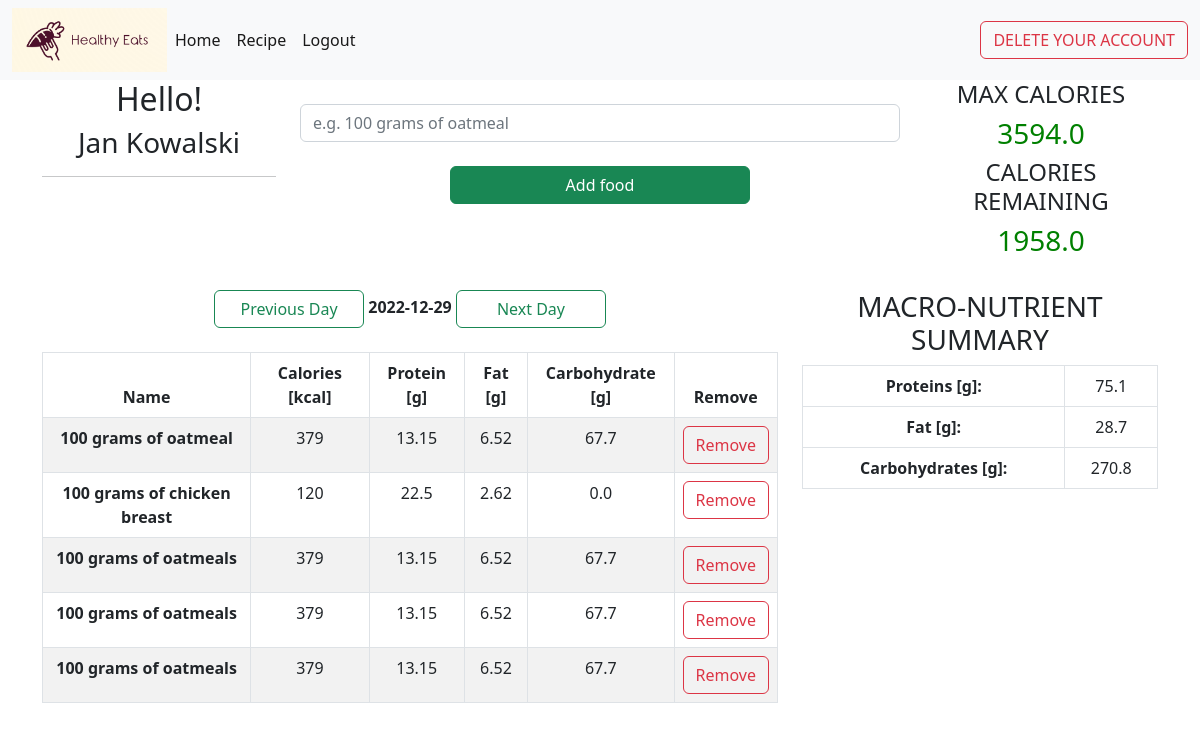
The app's page /home (signed in) with its own data.
### app.py (models this page shows, shortened)
class User(UserMixin, db.Model):
    id = db.Column(db.Integer, primary_key=True)
    username = db.Column(db.String(50), unique=True, nullable=False)
    password = db.Column(db.String(150), nullable=False)
    firstname = db.Column(db.String(50), nullable=False)
    lastname = db.Column(db.String(50), nullable=False)
    date_of_birth = db.Column(db.DateTime(), nullable=False)
    sex = db.Column(db.String(10), nullable=False)
    max_calorie = db.Column(db.Float, nullable=False)
    weight = db.Column(db.Integer, nullable=False)
    height = db.Column(db.Integer, nullable=False)
    foods = db.relationship("Food", backref='user')

class Food(db.Model):
    id = db.Column(db.Integer, primary_key=True)
    date_of_add = db.Column(db.DateTime(), nullable=False)
    name = db.Column(db.String(50), nullable=False)
    calories = db.Column(db.Integer, nullable=False)
    protein = db.Column(db.Float, default=0, nullable=False)
    fat = db.Column(db.Float, default=0)
    carbohydrates = db.Column(db.Float, default=0)
    protein_calories = db.Column(db.Float, default=0)
    fat_calories = db.Column(db.Float, default=0)
    carbohydrates_calories = db.Column(db.Float, default=0)
    user_id = db.Column(db.Integer, db.ForeignKey('user.id'), nullable=False)

### app.py (the view, shortened to what this page needs)
@app.route('/home', methods=['GET', 'POST'])
@login_required
def home():
    current_date = get_request_value_if_present()
    if request.values.get('button') == 'prev':
        current_date = current_date - datetime.timedelta(days=1)
        return redirect(url_for('home', current_date=current_date))
    elif request.values.get('button') == 'next':
        current_date = current_date + datetime.timedelta(days=1)
        return redirect(url_for('home', current_date=current_date))
    form = FoodForm()
    name_surname = " ".join([current_user.firstname, current_user.lastname])
    remaining_calories = current_user.max_calorie - count_all_calories(current_date)
    return render_template("home.html", form=form, name_surname=name_surname, max_calorie=current_user.max_calorie,
                           remaining_calories=remaining_calories, all_foods=all_foods(current_date),
                           all_protein=all_protein(current_date), all_fat=all_fat(current_date),
                           all_carbohydrates=all_carbohydrates(current_date), user=current_user,
                           current_date=current_date)

### forms.py
class FoodForm(FlaskForm):
    name = StringField("Name", validators=[DataRequired()])
    submit = SubmitField('Add food')

### app.py (called while the page is built)
@login_manager.user_loader
def load_user(user_id):
    return User.query.get(user_id)

def get_request_value_if_present():
    if len(request.values.keys()) == 0:
        current_date = date.today()
    else:
        current_date = datetime.datetime.strptime(request.values.get('current_date'), '%Y-%m-%d').date()
    return current_date

def count_all_calories(current_date):
    return Food.query.filter_by(user_id=current_user.id,
                                date_of_add=datetime.datetime(current_date.year, current_date.month,
                                                              current_date.day)).with_entities(
        func.sum(Food.calories).label('total')).first().total or 0

def all_foods(current_date):
    return Food.query.filter_by(user_id=current_user.id).filter_by(
        date_of_add=datetime.datetime(current_date.year, current_date.month, current_date.day)).all()

def all_protein(current_date):
    total_protein = Food.query.filter_by(user_id=current_user.id,
                                         date_of_add=datetime.datetime(current_date.year, current_date.month,
                                                                       current_date.day)).with_entities(
        func.sum(Food.protein).label('total')).first().total
    return 0 if total_protein is None else round(total_protein, 2)

def all_fat(current_date):
    total_fat = Food.query.filter_by(user_id=current_user.id,
                                     date_of_add=datetime.datetime(current_date.year, current_date.month,
                                                                   current_date.day)).with_entities(
        func.sum(Food.fat).label('total')).first().total or 0
    return 0 if total_fat is None else round(total_fat, 2)

def all_carbohydrates(current_date):
    total_carbohydrates = Food.query.filter_by(user_id=current_user.id,
                                               date_of_add=datetime.datetime(current_date.year, current_date.month,
                                                                             current_date.day)).with_entities(
        func.sum(Food.carbohydrates).label('total')).first().total or 0
    return 0 if total_carbohydrates is None else round(total_carbohydrates, 2)

### templates/home.html (shortened to what this page needs)
{% extends 'base.html' %}
{% block content %}
    <div class="container text-center">
        <div class="row">
            <div class="col">
                <h2>Hello!</h2>
                <div>
                    <h3> {{ name_surname }}</h3>
                    <hr>
                </div>
            </div>
            <div class="col">
                <form action="" method="post">
                    <div class="col" align="center">
                        <br>
                        {{ form.name(placeholder="e.g. 100 grams of oatmeal", class="form-control", style="width: 600px") }}
                        <br>
                        <p>{{ form.submit(class="btn btn-success", style="width: 300px") }}
                        </p>
                    </div>
                </form>
            </div>
            <div class="col">
                <h4>MAX CALORIES</h4>
                <h3 style="color: green">{{ max_calorie }}</h3>
                <h4>CALORIES REMAINING</h4>
                {% if remaining_calories < 0 %}
                    <h3 style="color: red"> {{ remaining_calories }}</h3>
                {% else %}
                    <h3 style="color: green"> {{ remaining_calories }}</h3>
                    <br>
                {% endif %}
            </div>
        </div>
        <div class="row">
            <div class="col-8">
                <div style="width: 100%; text-align: center">
                    <div style="display: inline-block">
                        <a type="button" class="btn btn-outline-success" style="width: 150px"
                           href="{{ url_for('home', current_date=current_date, button='prev') }}">
                            Previous Day
                        </a>
                    </div>
                    <div style="display: inline-block">
                        <strong> {{ current_date }}</strong>
                    </div>
                    <div style="display: inline-block">
                        <a type="button" class="btn btn-outline-success" style="width: 150px"
                           href="{{ url_for('home', current_date=current_date, button='next') }}">
                            Next Day
                        </a>
                    </div>
                </div>
                <br>
                <table class="table table-bordered table-striped">
                    <thead>
                    <tr>
                        <th scope="col">Name</th>
                        <th scope="col">Calories [kcal]</th>
                        <th scope="col">Protein [g]</th>
                        <th scope="col">Fat [g]</th>
                        <th scope="col">Carbohydrate [g]</th>
                        <th scope="col">Remove</th>
                    </tr>
                    </thead>
                    <tbody>
                    {% for food in all_foods %}
                        <tr>
                            <th scope="row">{{ food.name }}</th>
                            <td>{{ food.calories }}</td>
                            <td>{{ food.protein }}</td>
                            <td> {{ food.fat }}</td>
                            <td>{{ food.carbohydrates }}</td>
                            <td>
                                <a href="{{ url_for('delete', food_id=food.id) }}"
                                   class="btn btn-outline-danger">Remove</a>
                            </td>
                        </tr>
                    {% endfor %}
                    </tbody>
                </table>
            </div>
            <div class="col-4">
                <div>
                    <h3>MACRO-NUTRIENT SUMMARY</h3>
                </div>
                <table class="table table-bordered" style="width:100%">
                    <tr>
                        <th scope="row">Proteins [g]:</th>
                        <td>{{ all_protein }}</td>
                    </tr>
                    <tr>
                        <th>Fat [g]:</th>
                        <td>{{ all_fat }}</td>
                    </tr>
                    <tr>
                        <th>Carbohydrates [g]:</th>
                        <td>{{ all_carbohydrates }}</td>
                    </tr>
                </table>
            </div>
        </div>
    </div>
{% endblock %}

### templates/base.html (shortened to what this page needs)
<!doctype html>
<html lang="en">
<head>
    <link href="https://cdn.jsdelivr.net/npm/bootstrap@5.2.3/dist/css/bootstrap.min.css" rel="stylesheet"
>
</head>
<body>
<nav class="navbar navbar-expand-lg navbar-light bg-light">
    <div class="container-fluid">
        <a href="{{ url_for('start_page') }}"><img src="/static/images/logo.png" alt="logo" height="64" width="155"></a>
        <div class="collapse navbar-collapse" id="navbarSupportedContent">
            {% if current_user.is_authenticated %}
                <ul class="navbar-nav me-auto mb-2 mb-lg-0">
                    <li class="nav-item">
                        <a class="nav-link active" aria-current="page"
                           href="{{ url_for('home', current_date=current_date) }}">Home</a>
                    </li>
                    <li class="nav-item">
                        <a class="nav-link active" href="{{ url_for('recipe') }}">Recipe</a>
                    </li>
                    <li class="nav-item">
                        <a class="nav-link active" href="{{ url_for('logout') }}">Logout</a>
                    </li>
                </ul>
                <form class="d-flex">
                    <button type="button" class="btn btn-outline-danger" data-bs-toggle="modal"
                            data-bs-target="#exampleModal">
                        DELETE YOUR ACCOUNT
                    </button>
                </form>
            {% endif %}
        </div>
    </div>
</nav>
<div class="content">
    {% block content %} {% endblock %}
</div>
</body>
</html>

### records on screen
User: max_calorie "3594.0"
Food: name "100 grams of oatmeal", calories "379", protein "13.15", fat "6.52", carbohydrates "67.7"
Food: name "100 grams of chicken breast", calories "120", protein "22.5", fat "2.62", carbohydrates "0.0"
Food: name "100 grams of oatmeals", calories "379", protein "13.15", fat "6.52", carbohydrates "67.7"
Food: name "100 grams of oatmeals", calories "379", protein "13.15", fat "6.52", carbohydrates "67.7"
Food: name "100 grams of oatmeals", calories "379", protein "13.15", fat "6.52", carbohydrates "67.7"

### other values on screen
{{ name_surname }} "Jan Kowalski"
{{ remaining_calories }} "1958.0"
{{ current_date }} "2022-12-29"
{{ all_protein }} "75.1"
{{ all_fat }} "28.7"
{{ all_carbohydrates }} "270.8"
